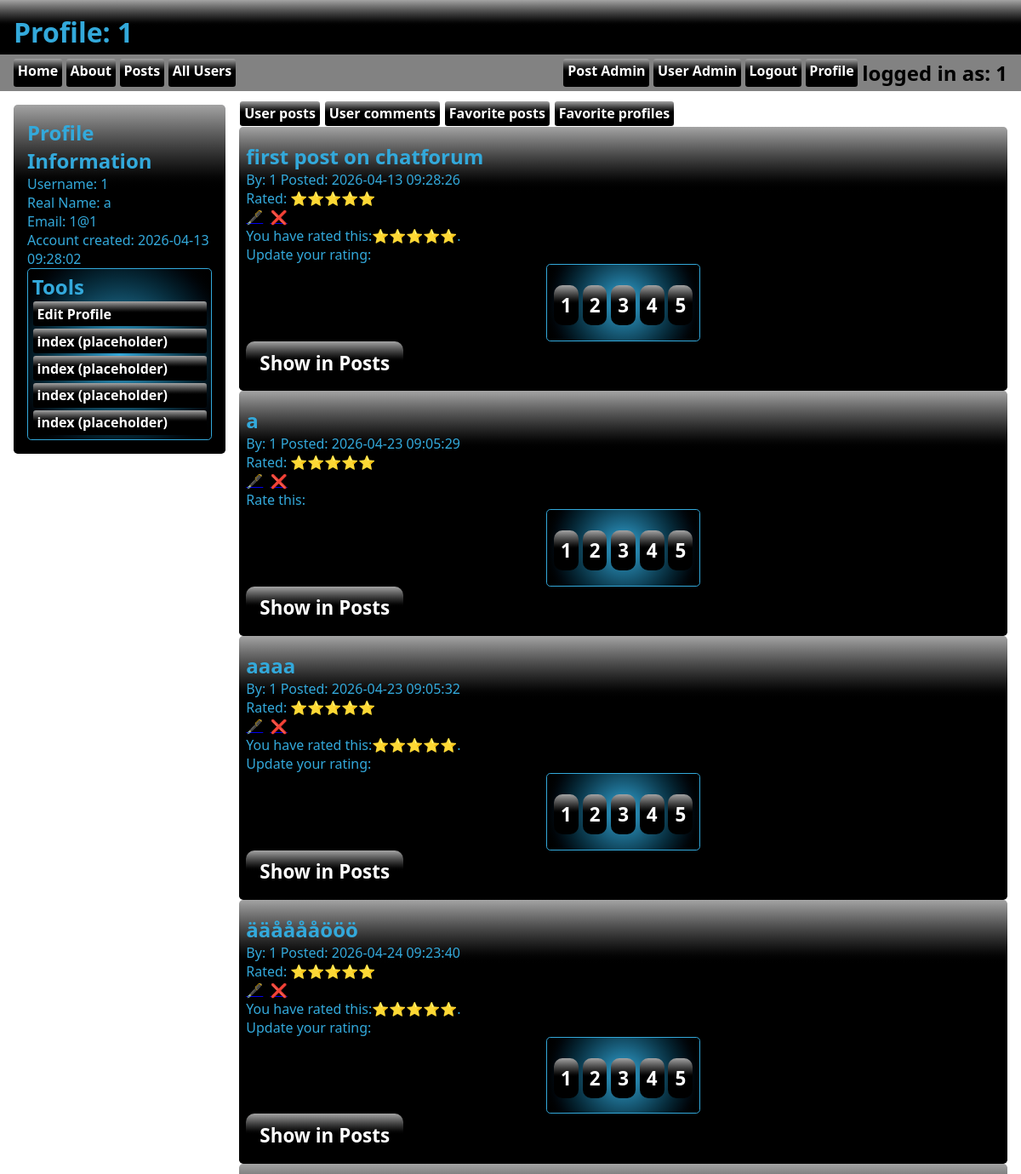
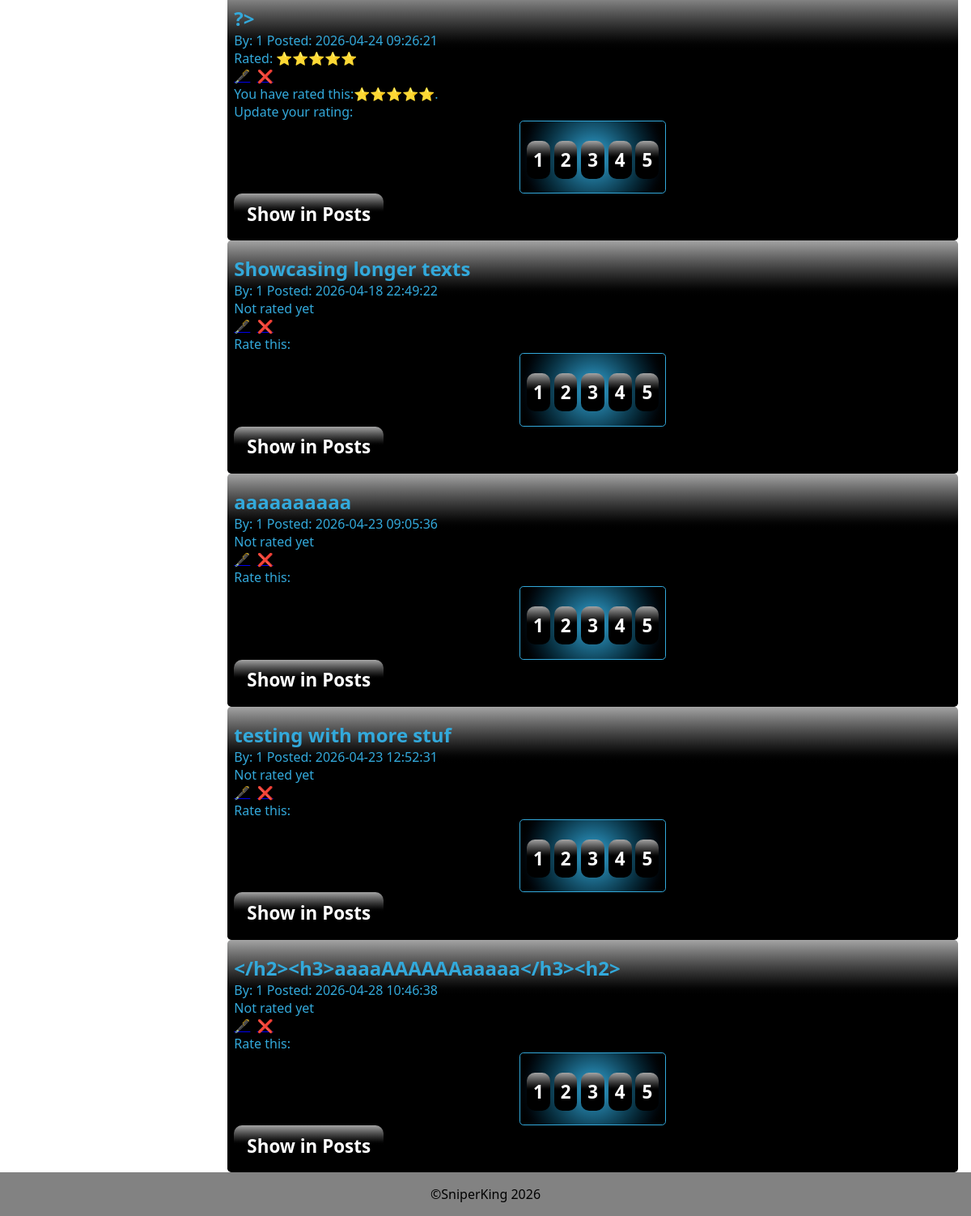
The page /profile.php (signed in) on the database its author committed (2 pictures, top to bottom).
### tables this page shows
CREATE TABLE `tbl_user` (
  `id` int(11) NOT NULL,
  `created` timestamp NOT NULL DEFAULT current_timestamp(),
  `lastlogin` timestamp NOT NULL DEFAULT current_timestamp(),
  `mail` varchar(255) NOT NULL,
  `password` varchar(255) NOT NULL,
  `realname` varchar(255) NOT NULL,
  `userlevel` int(11) NOT NULL DEFAULT 10,
  `username` varchar(255) NOT NULL,
  `profileimageid` int(11) DEFAULT NULL
);

CREATE TABLE `tbl_posts` (
  `id` int(11) NOT NULL,
  `created` timestamp NOT NULL DEFAULT current_timestamp(),
  `parentid` int(11) NOT NULL,
  `parenttype` varchar(255) NOT NULL,
  `rating` int(11) NOT NULL,
  `text` text NOT NULL,
  `topic` varchar(255) NOT NULL,
  `userid` int(11) NOT NULL,
  `postimageid` int(11) DEFAULT NULL
);

### asset.php (called while the page is built, shortened)
<?php
$db_host="localhost";
$db_user="root";
$db_pass="";
$db_name="chatforum";
$conn=mysqli_connect($db_host, $db_user, $db_pass, $db_name);
function hasrated($revid){
    global $conn;
    $userid=$_SESSION['id'];
    $sql="SELECT * FROM tbl_reviews WHERE userid=$userid AND revid=$revid";
    $result=mysqli_query($conn, $sql);
    if(mysqli_num_rows($result)>0){
        return true;
    }else{
        return false;
    }
}
function isLevel($level){
    if(isset($_SESSION['level'])){
        if(intval($_SESSION['level'])>=$level){
            return true;
        }else{
            return false;
        }
    }else{
        return false;
    }
}
function showpersonalscore($revid){
    global $conn;
    $userid=$_SESSION['id'];
    $sql="SELECT score FROM tbl_reviews WHERE userid=$userid AND revid=$revid";
    $result=mysqli_query($conn, $sql);
    if(mysqli_num_rows($result)>0){
        $row=mysqli_fetch_assoc($result);
        $retStr="";
        for($vdo=0;$vdo<$row['score'];$vdo++){
            $retStr.="⭐";
        }
        return $retStr;
    }else{
        return "Not rated yet";
    }
}
function showRating($revid){
    global $conn;
    if (mysqli_num_rows(mysqli_query($conn, "SELECT * FROM tbl_reviews WHERE revid='$revid' LIMIT 1")) > 0) {
        $sql="SELECT AVG(score) as rating FROM tbl_reviews WHERE revid='$revid'";
        $result=mysqli_query($conn, $sql);
        $row=mysqli_fetch_assoc($result);
        $rating=$row['rating'];
        $sql="UPDATE tbl_posts SET rating=$rating WHERE id=$revid";
        $number=intval(round($row['rating']));
        $retStr="";
        for($vdo=0;$vdo<$number;$vdo++){
            $retStr.="⭐";
        }
        return $retStr;
    } else {
        return false;
    }
}
function getUsername(){
    global $conn;
    $userid=$_SESSION['id'];
    $sql="SELECT username FROM tbl_user WHERE id=$userid";
    $result=mysqli_query($conn, $sql);
    $row=mysqli_fetch_assoc($result);
    if(mysqli_num_rows($result)>0){
        return $row['username'];
    }else{
        return "Guest";
    }
}
function getUsername2($uid){
    global $conn;
    $sql="SELECT username FROM tbl_user WHERE id=$uid";
    $result=mysqli_query($conn, $sql);
    $row=mysqli_fetch_assoc($result);
    if(mysqli_num_rows($result)>0){
        return $row['username'];
    }else{
        return "Guest";
    }
}
function getRealname2($uid){
    global $conn;
    $userid=$uid;
    $sql="SELECT realname FROM tbl_user WHERE id=$userid";
    $result=mysqli_query($conn, $sql);
    $row=mysqli_fetch_assoc($result);
    if(mysqli_num_rows($result)>0){
        return $row['realname'];
    }else{
        return null;
    }
}
function getMail(){
    global $conn;
    $userid=$_SESSION['id'];
    $sql="SELECT mail FROM tbl_user WHERE id=$userid";
    $result=mysqli_query($conn, $sql);
    $row=mysqli_fetch_assoc($result);
    if(mysqli_num_rows($result)>0){
        return $row['mail'];
    }else{
        return null;
    }
}
function getCreated2($uid){
    global $conn;
    $userid=$uid;
    $sql="SELECT created FROM tbl_user WHERE id=$userid";
    $result=mysqli_query($conn, $sql);
    $row=mysqli_fetch_assoc($result);
    if(mysqli_num_rows($result)>0){
        return $row['created'];
    }else{
        return null;
    }
}
?>

### profile.php (the view, shortened to what this page needs)
<?php require_once("asset.php"); ?>
<?php
if(isset($_GET["profid"])) {
    $profid = $_GET["profid"];
} elseif(isset($_POST["profid"])) {
    $profid = $_POST["profid"];
} else {
    $profid = $_SESSION['id'];
}
?>
<html lang="en">
<head>
    <link rel="stylesheet" href="style.css">
</head>
<body>
    <header>
        <h1>Profile: <?=getUsername2($profid)?></h1>
    </header>
    <?php require_once("_nav.php"); ?>
    <main>
        <div class="profilecontainer">
            <div class="profilespot">
                <h2>Profile Information</h2>
                <p>Username: <?=getUsername2($profid)?></p>
                <p>Real Name: <?=getRealname2($profid) ? getRealname2($profid) : "Not provided" ?></p>
                <p>Email: <?=getMail($profid) ? getMail($profid) : "Not provided" ?></p>
                <p>Account created: <?=getCreated2($profid)?></p>
                <div class="profiletoolscontainer">
                    <?php if($profid == $_SESSION['id']){?>
                    <h2>Tools</h2>
                    <?php } ?>
                    <div class="profiletools">
                        <?php if($profid == $_SESSION['id']){?>
                        <a href="useradmin.php?edit=<?=$profid?>&from=profile">Edit Profile</a>
                        <a href="index.php">index (placeholder)</a>
                        <a href="index.php">index (placeholder)</a>
                        <a href="index.php">index (placeholder)</a>
                        <a href="index.php">index (placeholder)</a>
                        <?php } ?>
                    </div>
                </div>
            </div>
            <div class="uposts">
                <div class="toptabs">
                    <a href="profile.php?profid=<?=$profid?>" class="toptab">User posts</a>
                    <a href="profile.php?changetocom&profid=<?=$profid?>" class="toptab">User comments</a>
                    <?php if($_SESSION['id'] == $profid){ ?>
                       <a href="profile.php?changetofavpost&profid=<?=$profid?>" class="toptab">Favorite posts</a>
                       <a href="profile.php?changetofavprof&profid=<?=$profid?>" class="toptab">Favorite profiles</a>
                    <?php }; ?>
                </div>
                <div class="theposts">
                    <?php
                        if(isset($_GET["changetofavprof"])){
                            $sql="SELECT * FROM tbl_favorites WHERE userid='$profid' AND favtype='profile' ORDER BY favdate DESC";
                        } elseif(isset($_GET["changetocom"])) {
                            $sql="SELECT * FROM tbl_posts WHERE parentid !='0' AND userid='$profid' ORDER BY created DESC";
                        }elseif(isset($_GET["changetofavpost"])){
                             $sql="SELECT p.* FROM tbl_posts p INNER JOIN tbl_favorites f ON p.id = f.favid WHERE f.userid='$profid' AND f.favtype='post' ORDER BY f.favdate DESC";
                        }else{
                            $sql="SELECT * FROM tbl_posts WHERE parentid='0' AND userid='$profid' ORDER BY rating DESC";
                        };
                        $result=mysqli_query($conn, $sql);
                        while($row=mysqli_fetch_assoc($result)):
                        if(isset($_GET["changetofavprof"])){
                            $favid=$row['favid'];
                            $sql2="SELECT * FROM tbl_user WHERE id='$favid'";
                            $result2=mysqli_query($conn, $sql2);
                            $row2=mysqli_fetch_assoc($result2);
                            $thetext=getUsername2($row2['id']);
                        } elseif(isset($_GET["changetocom"])) {
                            $thetext=truncateText($row['text'],16);
                        } else {
                            $thetext=$row['topic'];
                        }?>
                        <details>
                            <summary>
                                <div>
                                    <h2 class="headtopic"><?=$thetext?></h2>
                                    <?php if(isset($_GET["changetofavprof"])){ ?>
                                        <p>Favorited on: <?=$row['favdate']?></p>
                                    <?php } else {?>
                                    <p>By: <?=getUsername2($row['userid'])?> Posted: <?=$row['created']?></p>
                                    <?php } ?>
                                </div>
                                     <?php if(!isset($_GET["changetofavprof"])){ ?>
                                    <?php if (showRating($row['id']) !== false) { ?>
                                        <div class="ratingdiv">Rated: <?=showRating($row['id'])?> </div>
                                    <?php }else { ?>
                                        <div class="ratingdiv">Not rated yet</div>
                                    <?php } ?>
                                    <?php if(islevel(10)) {
                                        if($_SESSION['id'] == $row['userid']) {
                                        echo "<div><a href='postadmin.php?edit=" . $row['id'] . "&thelink=" . urlencode("profile.php") . "'>🖋️</a>&nbsp;&nbsp;<a href='postadmin.php?del=" . $row['id'] . "&thelink=" . urlencode("profile.php") . "'>❌</a></div>";
                                        };?>
                                        <div id="ratearea">
                                            <?php if(!hasrated($row['id'])){
                                                echo "<p>Rate this:</p>";
                                            }else{
                                                echo "<p>You have rated this:" . showpersonalscore($row['id']) . ".<br> Update your rating:</p>";
                                            } ?>
                                                <?php if (isset($iscomment)) { ?>
                                                <form class="rate-form" action="profile.php?changetocom&profid=<?=$profid?>" method="POST">
                                                <?php }else{  ?>
                                                <form class="rate-form" action="profile.php?profid=<?=$profid?>" method="POST">
                                                <?php } ?>
                                                <button  name="userrating" value="1" class="rate">1</button>
                                                <button  name="userrating" value="2" class="rate">2</button>
                                                <button  name="userrating" value="3" class="rate">3</button>
                                                <button  name="userrating" value="4" class="rate">4</button>
                                                <button  name="userrating" value="5" class="rate">5</button>
                                            </form>
                                        </div>
                                    <?php }; ?>
                                    <?php }; ?>
                                    <?php if (isset($_GET['changetofavprof'])) {?>
                                            <a href="profile.php?profid=<?=$row['favid']?>" class="addpost">Show Profile</a>
                                    <?php } elseif(isset($iscomment)) { ?>
                                            <a href="posts.php?thepost=<?=urlencode($row['parentid'])?>&profilecom&profid=<?=$profid?>" class="addpost">Show in Posts</a>
                                    <?php } else { ?>
                                            <a href="posts.php?thepost=<?=urlencode($row['id'])?>&profile&profid=<?=$profid?>" class="addpost">Show in Posts</a>
                                    <?php }; ?>
                            </summary>
                        </details>
                        <?php endwhile;?>
                </div>
            </div>
        </div>
    </main>
<?php require_once("_footer.php"); ?>
</body>
</html>

### _nav.php
<nav>
    <?php require_once("asset.php"); ?>
    <a href="index.php">Home</a>
    <a href="about.php">About</a>
    <a href="posts.php">Posts</a>
    <?php if(isLevel(10)):?>
        <a href="profiles.php">All Users</a>
    <?php endif; ?>
    <div class="fill"></div>
    <?php if(isLevel(1000)):?>
        <a href="postadmin.php">Post Admin</a>
        <?php if(isLevel(10000)){?>
        <a href="useradmin.php">User Admin</a>
    <?php }endif; ?>
    <?php if(!isLevel(10)){?>
    <a href="register.php?thelink=<?=urlencode($_SERVER['REQUEST_URI'])?>">Register</a>
    <button class="loginbttn" popovertarget="login">Login</button>
    <?php }else{ ?>
    <a href="_login.php?logout=1&thelink=<?=urlencode($_SERVER['REQUEST_URI'])?>">Logout</a>
    <a href="profile.php">Profile</a>
    <div class="userinfo">
        <h2>logged in as: <?=getUsername()?></h2>
    <?php } ?>
</nav>

### style.css (style rules this page uses)
:root { --clr_back_header:oklch(0% 0 0); --clr_header:oklch(69.244% 0.12452 231.268); --clr_back_nav:oklch(60.662% 0.00007 271.152); --clr_back_footer:var(--clr_back_nav); }
*, *:before, *:after { margin: 0; padding: 0; box-sizing: border-box; }
body { height:100dvh; display:flex; flex-direction: column; font-family: system-ui, sans-serif; }
header { background: linear-gradient(to bottom, oklch(71.871% 0.00008 271.152),var(--clr_back_header) ,var(--clr_back_header)); color:var(--clr_header); height:4rem; padding: 1rem; }
main { flex-grow: 5; display:flex; flex-direction: column; gap:1rem; padding-top: 1rem; }
summary { display:flex; width:100%; background: linear-gradient(to bottom, oklch(71.871% 0.00008 271.152),var(--clr_back_header),var(--clr_back_header),var(--clr_back_header) ,var(--clr_back_header)); border-radius: .3rem; color: var(--clr_header); padding: .5rem; flex-direction: column; }
@media (min-width: 768px) { details { width: 50%; margin-left: auto; margin-right: auto; } }
:root { --formborder: rgb(0, 0, 0, .5); --formback: rgb(0, 0, 0, .1); --formlabelcolor: rgb(0, 0, 0, .6) }
form { position: relative; display: flex; flex-direction: column; width: 100%; padding: .5rem; background: var(--formback); border-radius: .6rem; margin-left: auto; margin-right: auto; }
input[type="submit"], input[type="button"], button { margin-top: 1rem; margin-bottom: .6rem; padding: .5rem; }
.headtopic { padding-top:10px; width:100%; word-wrap: break-word; overflow-wrap: break-word; word-break: break-word; white-space: normal; }
.rate-form { border:solid 1px var(--clr_header); border-radius: .3rem; position: relative; padding: none; background: radial-gradient(circle, var(--clr_header), var(--clr_back_header)); margin-left: none; margin-right: none; width:fit-content; display:flex; flex-direction: row; gap:.3rem; height:fit-content; }
.profilecontainer { display:flex; gap:1rem; margin-left: 1rem; margin-right:1rem; }
@media (min-width: 768px) { .profilecontainer { flex-direction: row; } }
.profilespot { background: linear-gradient(to bottom, oklch(71.871% 0.00008 271.152),var(--clr_back_header),var(--clr_back_header),var(--clr_back_header) ,var(--clr_back_header)); padding: 1rem; border-radius: .3rem; color: var(--clr_header); max-width:50rem; height:fit-content; }
.profiletoolscontainer { border: 1px solid var(--clr_header); border-radius: .3rem; padding:.3rem; display:flex; flex-direction: column; justify-content: column; background: radial-gradient(circle, var(--clr_header), var(--clr_back_header)); }

### rows shown on the page
tbl_user: username "1", realname "a", mail "1@1", created "2026-04-13 09:28:02"
tbl_posts: topic "first post on chatforum", userid "1", created "2026-04-13 09:28:26", id "⭐⭐⭐⭐⭐"
tbl_posts: topic "a", userid "1", created "2026-04-23 09:05:29", id "⭐⭐⭐⭐⭐", shows "Rate this:"
tbl_posts: topic "aaaa", userid "1", created "2026-04-23 09:05:32", id "⭐⭐⭐⭐⭐"
tbl_posts: topic "ääååååööö", userid "1", created "2026-04-24 09:23:40", id "⭐⭐⭐⭐⭐"
tbl_posts: topic "?>", userid "1", created "2026-04-24 09:26:21", id "⭐⭐⭐⭐⭐"
tbl_posts: topic "Showcasing longer texts", userid "1", created "2026-04-18 22:49:22", shows "Not rated yet", shows "Rate this:"
tbl_posts: topic "aaaaaaaaaa", userid "1", created "2026-04-23 09:05:36", shows "Not rated yet", shows "Rate this:"
tbl_posts: topic "testing with more stuf", userid "1", created "2026-04-23 12:52:31", shows "Not rated yet", shows "Rate this:"
tbl_posts: topic "</h2><h3>aaaaAAAAAAaaaaa</h3><h2>", userid "1", created "2026-04-28 10:46:38", shows "Not rated yet", shows "Rate this:"
